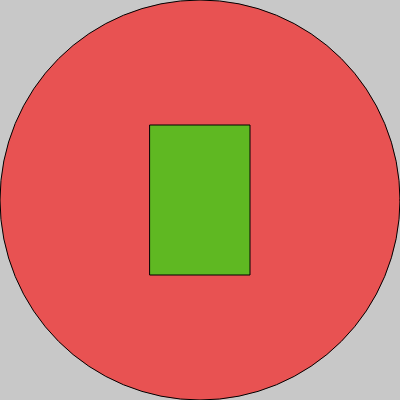
Frame 1 (no input)
Frame 60 (no input): identical to frame 1, image omitted
Frame 120 (the mouse pressed at the canvas centre since frame 60): identical to frame 1, image omitted

The p5.js sketch that drew this single still picture (run headless with seeded random() and noise() and a simulated clock; from frame 60 on, the mouse is pressed at the canvas centre):

// p5.js sketch
// ── sketch.js
function setup() {
  createCanvas(400, 400);
  console.log("something");
}

function draw() {
  background(200);
  noStroke();
  stroke(0);
  
  fill(255, 0, 0, 150);

  ellipseMode(CORNERS);
  ellipse(0, 0, 400, 400);

  rectMode(CENTER);


  fill(0, 255, 0, 150);
  rect(width/2, height/2, 100, 150);
}
